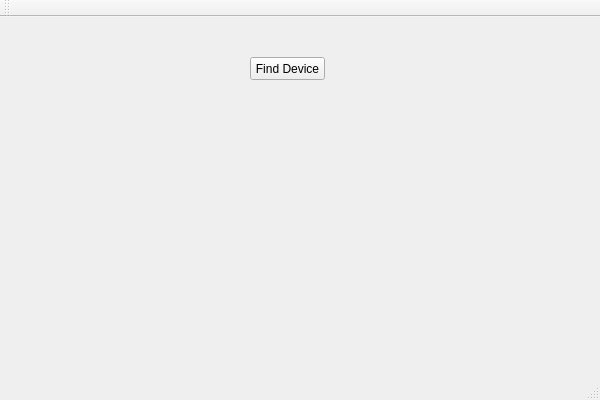
<?xml version="1.0" encoding="UTF-8"?>
<ui version="4.0">
 <class>CamSDKClass</class>
 <widget class="QMainWindow" name="CamSDKClass">
  <property name="geometry">
   <rect>
    <x>0</x>
    <y>0</y>
    <width>600</width>
    <height>400</height>
   </rect>
  </property>
  <property name="windowTitle">
   <string>CamSDK</string>
  </property>
  <widget class="QWidget" name="centralWidget">
   <widget class="QPushButton" name="m_FindDevice">
    <property name="geometry">
     <rect>
      <x>250</x>
      <y>40</y>
      <width>75</width>
      <height>23</height>
     </rect>
    </property>
    <property name="text">
     <string>Find Device</string>
    </property>
   </widget>
  </widget>
  <widget class="QMenuBar" name="menuBar">
   <property name="geometry">
    <rect>
     <x>0</x>
     <y>0</y>
     <width>600</width>
     <height>23</height>
    </rect>
   </property>
  </widget>
  <widget class="QToolBar" name="mainToolBar">
   <attribute name="toolBarArea">
    <enum>TopToolBarArea</enum>
   </attribute>
   <attribute name="toolBarBreak">
    <bool>false</bool>
   </attribute>
  </widget>
  <widget class="QStatusBar" name="statusBar"/>
 </widget>
 <layoutdefault spacing="6" margin="11"/>
 <resources>
  <include location="CamSDK.qrc"/>
 </resources>
 <connections/>
</ui>
